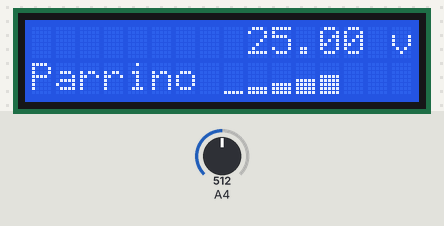
Recording of a program running on a simulated Arduino Nano, built with avr-gcc and run on an emulated ATmega328P. Parts: 16×2 character LCD. Inputs (shaded band) come from the test bench; at power-on: A4 = 512.

Above: at 1.2 s.
1.3 s: A4 set to 547
At 2.2 s:
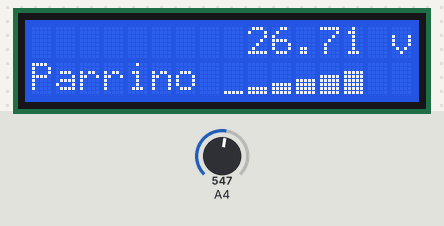
3.1 s: A4 set to 716
At 4.3 s:
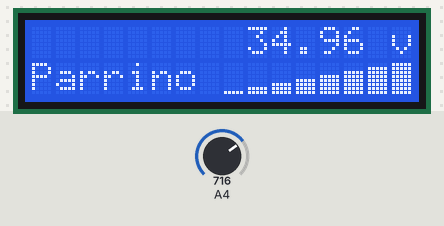
4.6 s: A4 set to 663
At 5.1 s:
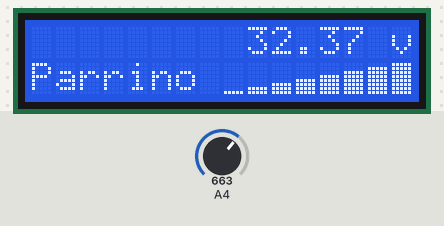
6.1 s: A4 set to 639
At 7.1 s:
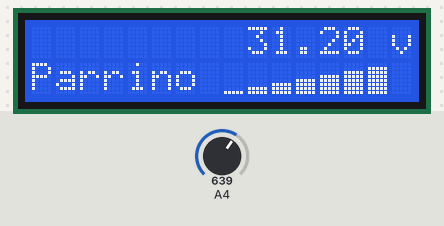
7.6 s: A4 set to 306
At 8.8 s:
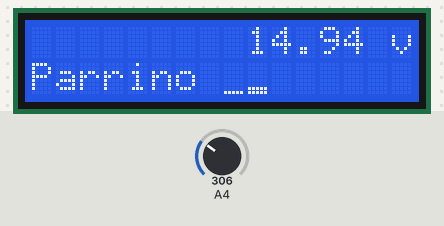
9.1 s: A4 set to 275
At 9.8 s:
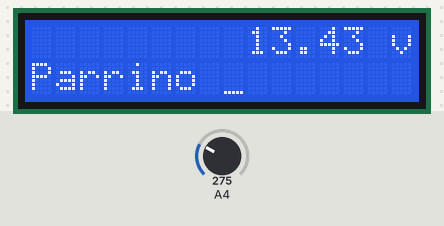
Timing chart, 0 to 11.7 s (numbered marks = the images above; inputs shaded):
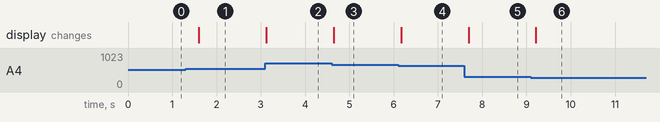

The program:

main.cpp
```cpp
#include <LiquidCrystal.h>

const int rs = 2, en = 3, d4 = 4, d5 = 5, d6 = 6, d7 = 7;
LiquidCrystal lcd(rs, en, d4, d5, d6, d7);
byte uno[8] = {0x00, 0x00, 0x00, 0x00, 0x00, 0x00, 0x00, 0xFF};
byte dos[8] = {0x00, 0x00, 0x00, 0x00, 0x00, 0x00, 0xFF, 0xFF};
byte tres[8] = {0x00, 0x00, 0x00, 0x00, 0x00, 0xFF, 0xFF, 0xFF};
byte cuatro[8] = {0x00, 0x00, 0x00, 0x00, 0xFF, 0xFF, 0xFF, 0xFF};
byte cinco[8] = {0x00, 0x00, 0x00, 0xFF, 0xFF, 0xFF, 0xFF, 0xFF};
byte seis[8] = {0x00, 0x00, 0xFF, 0xFF, 0xFF, 0xFF, 0xFF, 0xFF};
byte siete[8] = {0x00, 0xFF, 0xFF, 0xFF, 0xFF, 0xFF, 0xFF, 0xFF};
byte ocho[8] = {0xFF, 0xFF, 0xFF, 0xFF, 0xFF, 0xFF, 0xFF, 0xFF};

float toDecimalVol(int value)
{
  float dec = ((float)value * 5.0 / 1024.0) * 10;
  return dec;
}

void setup()
{
  // ************** LCD **************
  lcd.begin(16, 2);
  lcd.createChar(0, uno);
  lcd.createChar(1, dos);
  lcd.createChar(2, tres);
  lcd.createChar(3, cuatro);
  lcd.createChar(4, cinco);
  lcd.createChar(5, seis);
  lcd.createChar(6, siete);
  lcd.createChar(7, ocho);
  // ************** CAD **************
  // 1.1V analogReference(INTERNAL);
}

void loop()
{
  // ********* voltaje *********
  int valueV = analogRead(A4);
  float volt = toDecimalVol(valueV);
  // *********** LCD ***********
  lcd.setCursor(0, 0);
  lcd.print("                ");
  if (volt < 10)
  {
    lcd.setCursor(10, 0);
    lcd.print(volt);
    lcd.print(" v");
  }
  else
  {
    lcd.setCursor(9, 0);
    lcd.print(volt);
    lcd.print(" v");
  }

  lcd.setCursor(0, 1);
  lcd.print("Parrino         ");
  for (int i = 0; i < 8; i++)
  {
    float segment = (3 * i) + 11.0;
    if (volt < segment)
    {
      break;
    }
    lcd.setCursor(i + 8, 1);
    lcd.write((byte)i);
  }

  delay(500);
}
```

Measured:
- the behaviour switches between 532 and 533 on A4 (found by bisection; images 0 and 1)
- the behaviour switches between 656 and 655 on A4 (found by bisection; images 3 and 4)
- the behaviour switches between 287 and 286 on A4 (found by bisection; images 5 and 6)
- after the input at 1.3 s, the display: changes after 0.30 s (image 1)
- after the input at 3.1 s, the display: changes at once (image 2)
- after the input at 4.6 s, the display: changes after 0.05 s (image 3)
- after the input at 6.1 s, the display: changes after 0.07 s (image 4)
- after the input at 7.6 s, the display: changes after 0.10 s (image 5)
- after the input at 9.1 s, the display: changes after 0.12 s (image 6)
